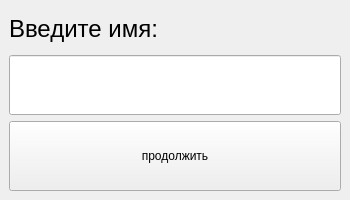
<?xml version="1.0" encoding="UTF-8"?>
<ui version="4.0">
 <class>MainWindow</class>
 <widget class="QMainWindow" name="MainWindow">
  <property name="geometry">
   <rect>
    <x>0</x>
    <y>0</y>
    <width>350</width>
    <height>200</height>
   </rect>
  </property>
  <property name="minimumSize">
   <size>
    <width>350</width>
    <height>200</height>
   </size>
  </property>
  <property name="maximumSize">
   <size>
    <width>350</width>
    <height>200</height>
   </size>
  </property>
  <property name="baseSize">
   <size>
    <width>350</width>
    <height>200</height>
   </size>
  </property>
  <property name="windowTitle">
   <string>MainWindow</string>
  </property>
  <widget class="QWidget" name="centralwidget">
   <layout class="QVBoxLayout" name="verticalLayout">
    <item>
     <widget class="QLabel" name="label">
      <property name="maximumSize">
       <size>
        <width>16777215</width>
        <height>40</height>
       </size>
      </property>
      <property name="font">
       <font>
        <pointsize>18</pointsize>
       </font>
      </property>
      <property name="text">
       <string>Введите имя:</string>
      </property>
     </widget>
    </item>
    <item>
     <widget class="QLineEdit" name="enter_nick">
      <property name="minimumSize">
       <size>
        <width>0</width>
        <height>60</height>
       </size>
      </property>
      <property name="text">
       <string/>
      </property>
     </widget>
    </item>
    <item>
     <widget class="QPushButton" name="next_Btn">
      <property name="maximumSize">
       <size>
        <width>350</width>
        <height>200</height>
       </size>
      </property>
      <property name="text">
       <string>продолжить</string>
      </property>
     </widget>
    </item>
   </layout>
  </widget>
 </widget>
 <resources/>
 <connections/>
</ui>
